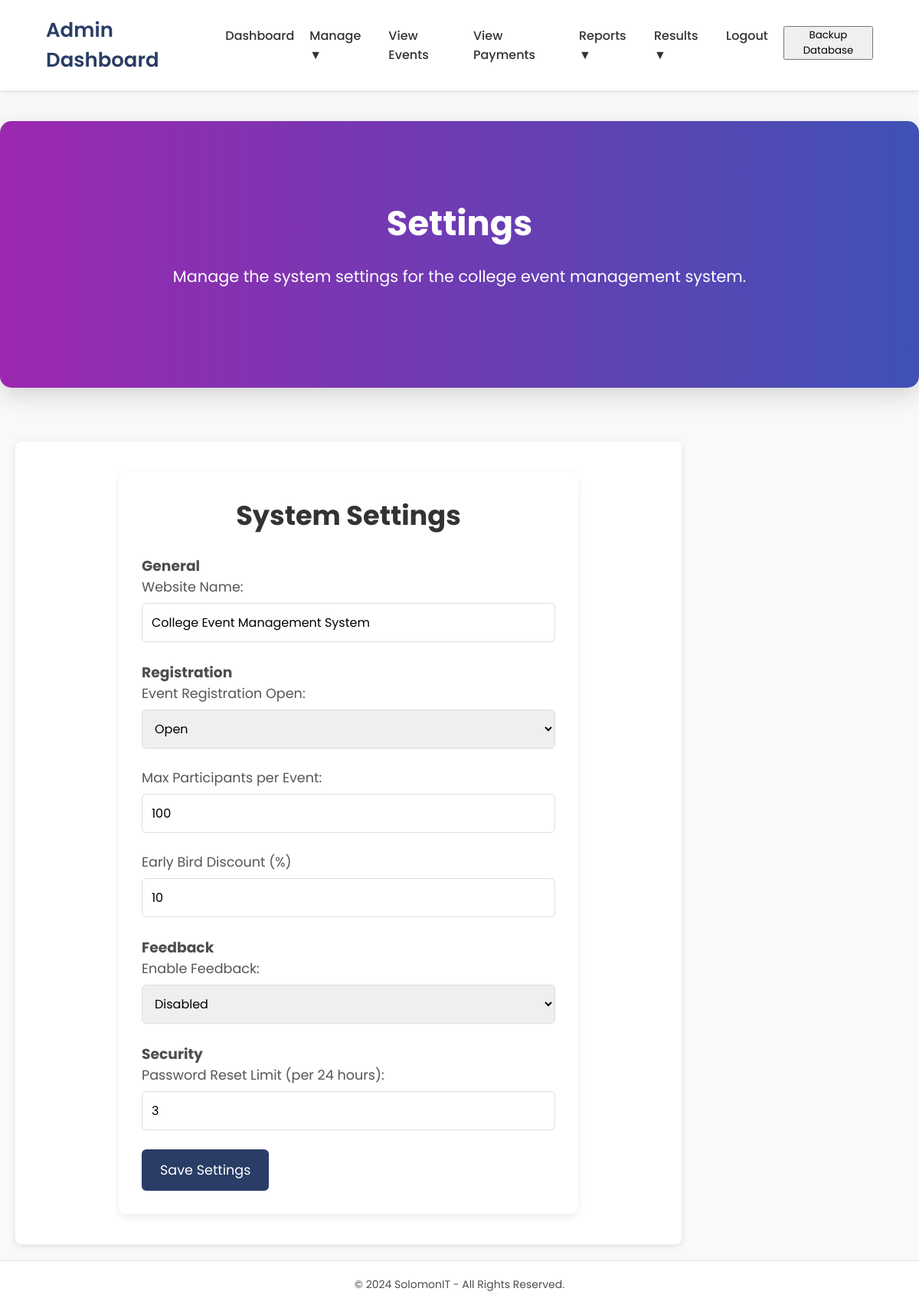
/settings.php (signed in), run on the app's committed database.
### tables this page shows
CREATE TABLE `settings` (
  `id` int NOT NULL AUTO_INCREMENT,
  `category` varchar(255) NOT NULL,
  `setting_name` varchar(255) NOT NULL,
  `setting_value` text,
  `setting_description` text,
  `data_type` varchar(50) DEFAULT 'string',
  PRIMARY KEY (`id`),
  UNIQUE KEY `unique_setting` (`category`,`setting_name`)
);

### settings.php (the view, shortened to what this page needs)
<?php
include "config.php";
function getSetting($conn, $category, $setting_name, $default = null) {
    $sql = "SELECT setting_value FROM settings WHERE category = '$category' AND setting_name = '$setting_name'";
    $res = mysqli_query($conn, $sql);
    if ($res && mysqli_num_rows($res) > 0) {
        $row = mysqli_fetch_assoc($res);
        return $row['setting_value'];
    } else {
        return $default;
    }
}
$website_name = getSetting($conn, 'General', 'website_name', 'College Event Management System');
$event_registration_open = getSetting($conn, 'Registration', 'event_registration_open', 1);
$max_participants = getSetting($conn, 'Registration', 'max_participants', 100);
$feedback_enabled = getSetting($conn, 'Feedback', 'feedback_enabled', 1);
$password_reset_limit = getSetting($conn, 'Security', 'password_reset_limit', 3);
$early_bird_discount_percent = getSetting($conn, 'Registration', 'early_bird_discount_percent', 10);
?>
<!DOCTYPE html>
<html lang="en">
<head>
</head>
<body>
<?php include "admin_navbar.php"; ?>
    <section class="hero">
        <div class="hero-content">
            <h2 class="hero-title">Settings</h2>
            <p class="hero-text">Manage the system settings for the college event management system.</p>
        </div>
    </section>
    <section class="dashboard">
        <div class="main-content">
            <form class="settings-form" action="settings.php" method="POST">
                <h2>System Settings</h2>
                <h3>General</h3>
                <div class="form-group">
                    <label for="website_name">Website Name:</label>
                    <input type="text" id="website_name" name="website_name" value="<?php echo htmlspecialchars($website_name); ?>">
                </div>
                <h3>Registration</h3>
                <div class="form-group">
                    <label for="event_registration_open">Event Registration Open:</label>
                    <select id="event_registration_open" name="event_registration_open">
                        <option value="1" <?php echo ($event_registration_open == 1) ? 'selected' : ''; ?>>Open</option>
                    </select>
                </div>
                <div class="form-group">
                    <label for="max_participants">Max Participants per Event:</label>
                    <input type="number" id="max_participants" name="max_participants" value="<?php echo htmlspecialchars($max_participants); ?>" min="1">
                </div>
                 <div class="form-group">
                    <label for="early_bird_discount_percent">Early Bird Discount (%)</label>
                    <input type="number" id="early_bird_discount_percent" name="early_bird_discount_percent" value="<?php echo htmlspecialchars($early_bird_discount_percent); ?>" min="0" max="100">
                </div>
                <h3>Feedback</h3>
                <div class="form-group">
                    <label for="feedback_enabled">Enable Feedback:</label>
                    <select id="feedback_enabled" name="feedback_enabled">
                        <option value="0" <?php echo ($feedback_enabled == 0) ? 'selected' : ''; ?>>Disabled</option>
                    </select>
                </div>
                 <h3>Security</h3>
                 <div class="form-group">
                    <label for="password_reset_limit">Password Reset Limit (per 24 hours):</label>
                    <input type="number" id="password_reset_limit" name="password_reset_limit" value="<?php echo htmlspecialchars($password_reset_limit); ?>" min="1">
                </div>
                <button type="submit" name="update_settings">Save Settings</button>
            </form>
        </div>
    </section>
    <footer>
        <p>© 2024 SolomonIT - All Rights Reserved.</p>
    </footer>
</body>
</html>

### settings.php (style rules this page uses)
* { margin: 0; padding: 0; box-sizing: border-box; font-family: 'Poppins', sans-serif; }
body { background-color: #f9f9f9; color: #4d4d4d; min-height: 100vh; display: flex; flex-direction: column; }
.hero { flex: 1; display: flex; align-items: center; justify-content: center; text-align: center; padding: 100px 20px; background: linear-gradient(to right, #9c27b0, #3f51b5); color: white; border-radius: 15px; margin-top: 40px; box-shadow: 0 10px 30px rgba(0, 0, 0, 0.15); }
.hero-content { max-width: 800px; }
.hero-title { font-size: 2.8rem; font-weight: 700; margin-bottom: 20px; }
.hero-text { font-size: 1.3rem; font-weight: 400; margin-bottom: 30px; }
.dashboard { display: flex; justify-content: space-between; margin-top: 50px; padding: 20px; }
.main-content { width: 75%; background-color: #fff; box-shadow: 0 2px 10px rgba(0, 0, 0, 0.1); padding: 20px; border-radius: 8px; }
.settings-form { max-width: 600px; margin: 20px auto; padding: 30px; background-color: #fff; border-radius: 10px; box-shadow: 0 4px 12px rgba(0, 0, 0, 0.08); }
.settings-form h2 { font-size: 2.2rem; color: #333; margin-bottom: 25px; text-align: center; }
.form-group { margin-bottom: 25px; }
.form-group label { display: block; font-size: 1.1rem; color: #555; margin-bottom: 8px; }
.form-group input[type="text"], .form-group input[type="number"], .form-group select { width: 100%; padding: 12px; font-size: 1rem; border: 1px solid #ddd; border-radius: 6px; transition: border-color 0.3s ease; }
.settings-form button[type="submit"] { background-color: #2a3d66; color: #fff; padding: 14px 24px; font-size: 1.1rem; border: none; border-radius: 6px; cursor: pointer; transition: background-color 0.3s ease; }
footer { background-color: #fff; padding: 20px; text-align: center; font-size: 14px; margin-top: auto; border-top: 2px solid #eee; }
footer p { margin: 0; }

### admin_navbar.php (style rules this page uses)
* { margin: 0; padding: 0; box-sizing: border-box; font-family: 'Poppins', sans-serif; }

### data on the page
settings: website_name "College Event Management System"
settings: max_participants "100"
settings: early_bird_discount_percent "10"
settings: feedback_enabled "Disabled"
settings: password_reset_limit "3"
